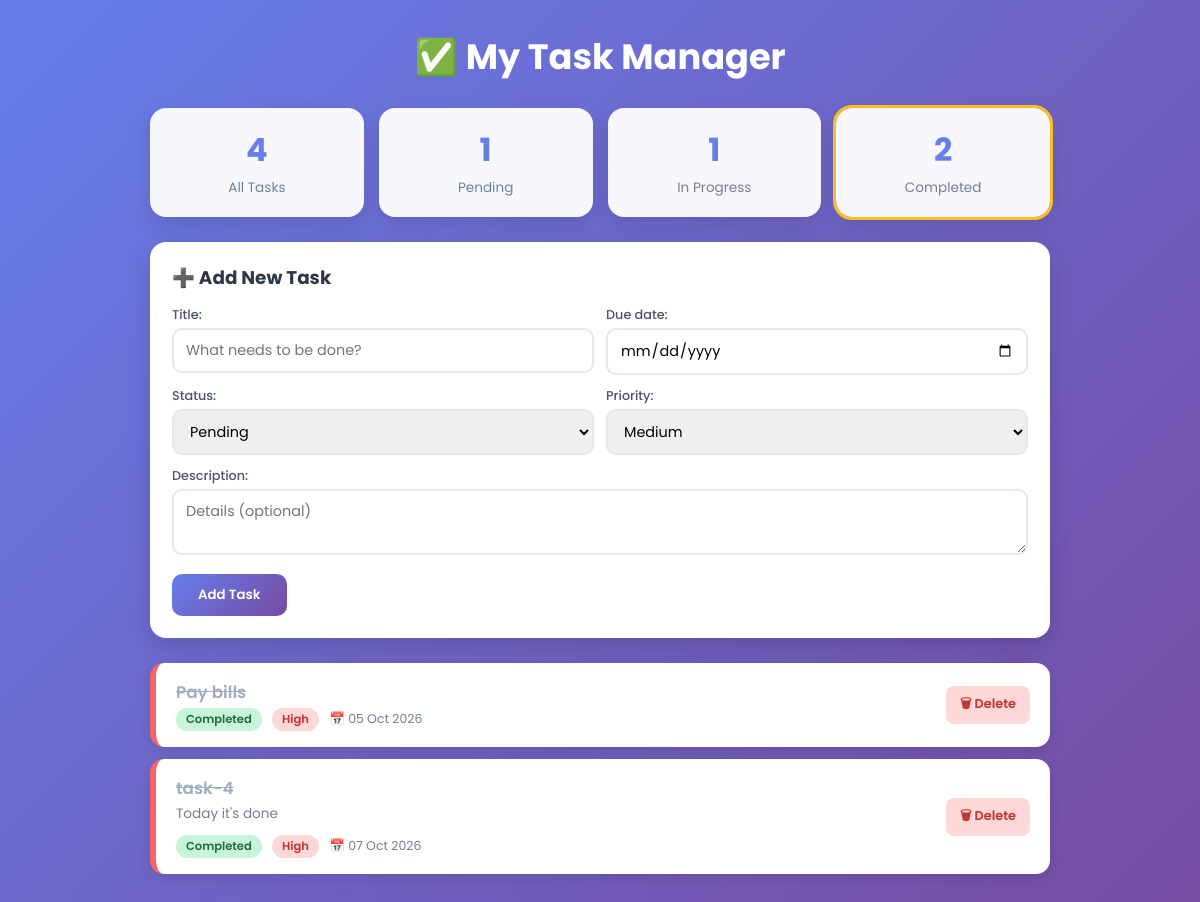
Screenshot of /?status=completed with the database file from the repository.
### tasks/models.py (models this page shows, shortened)
class Task(models.Model):
    STATUS_CHOICES = [
        ('pending', 'Pending'),
        ('in_progress', 'In Progress'),
        ('completed', 'Completed'),
    ]
    PRIORITY_CHOICES = [
        ('low', 'Low'),
        ('medium', 'Medium'),
        ('high', 'High'),
    ]
    title = models.CharField(max_length=200)
    description = models.TextField(blank=True)
    status = models.CharField(max_length=20, choices=STATUS_CHOICES, default='pending')
    priority = models.CharField(max_length=10, choices=PRIORITY_CHOICES, default='medium')
    due_date = models.DateField()
    class Meta:
        ordering = ['due_date']

### tasks/views.py (the view)
# urls.py: path('', views.task_list, name='task_list'),
def task_list(request):
    if request.method == 'POST':
        form = TaskForm(request.POST)
        if form.is_valid():
            form.save()
            return redirect('task_list')
    else:
        form = TaskForm()
    status = request.GET.get('status')
    tasks = Task.objects.all()
    if status:
        tasks = tasks.filter(status=status)
    context = {
        'form': form,
        'tasks': tasks,
        'today': timezone.localdate(),
        'active_filter': status,
        'total': Task.objects.count(),
        'pending': Task.objects.filter(status='pending').count(),
        'in_progress': Task.objects.filter(status='in_progress').count(),
        'completed': Task.objects.filter(status='completed').count(),
    }
    return render(request, 'task_list.html', context)

### tasks/forms.py
class TaskForm(forms.ModelForm):
    class Meta:
        model = Task
        fields = ['title', 'description', 'status', 'priority', 'due_date']
        widgets = {
            'title': forms.TextInput(attrs={'placeholder': 'What needs to be done?'}),
            'description': forms.Textarea(attrs={'rows': 2, 'placeholder': 'Details (optional)'}),
            'due_date': forms.DateInput(attrs={'type': 'date'}),
        }

### templates/task_list.html (shortened to what this page needs)
<!DOCTYPE html>
<html lang="en">
<head>
</head>
<body>
<div class="container">
  <h1>✅ My Task Manager</h1>
  <div class="stats">
    <a href="{% url 'task_list' %}" class="stat {% if not active_filter %}active{% endif %}"><b>{{ total }}</b><span>All Tasks</span></a>
    <a href="?status=pending" class="stat {% if active_filter == 'pending' %}active{% endif %}"><b>{{ pending }}</b><span>Pending</span></a>
    <a href="?status=in_progress" class="stat {% if active_filter == 'in_progress' %}active{% endif %}"><b>{{ in_progress }}</b><span>In Progress</span></a>
    <a href="?status=completed" class="stat {% if active_filter == 'completed' %}active{% endif %}"><b>{{ completed }}</b><span>Completed</span></a>
  </div>
  <div class="card">
    <h2>➕ Add New Task</h2>
    <form method="post">
      <div class="row">
        <div>{{ form.title.label_tag }}{{ form.title }}</div>
        <div>{{ form.due_date.label_tag }}{{ form.due_date }}</div>
      </div>
      <div class="row">
        <div>{{ form.status.label_tag }}{{ form.status }}</div>
        <div>{{ form.priority.label_tag }}{{ form.priority }}</div>
      </div>
      <div style="margin-bottom:12px">{{ form.description.label_tag }}{{ form.description }}</div>
      <button class="btn" type="submit">Add Task</button>
    </form>
  </div>
  {% for task in tasks %}
  <div class="task {{ task.priority }} {{ task.status }}">
    <div>
      <div class="title">{{ task.title }}</div>
      {% if task.description %}<div class="desc">{{ task.description }}</div>{% endif %}
      <span class="badge s-{{ task.status }}">{{ task.get_status_display }}</span>
      <span class="badge p-{{ task.priority }}">{{ task.get_priority_display }}</span>
      <span class="due {% if task.due_date < today and task.status != 'completed' %}overdue{% endif %}">
        📅 {{ task.due_date|date:"d M Y" }}{% if task.due_date < today and task.status != 'completed' %} (Overdue){% endif %}
      </span>
    </div>
    <div class="actions">
      <form method="post" action="{% url 'task_delete' task.pk %}" onsubmit="return confirm('Delete this task?')">
        <button class="del" type="submit">🗑 Delete</button>
      </form>
    </div>
  </div>
  {% empty %}
    <div class="empty">No tasks here yet. Add your first one above! 🎉</div>
  {% endfor %}
</div>
</body>
</html>

### templates/task_list.html (style rules this page uses)
* { box-sizing: border-box; margin: 0; padding: 0; }
body { font-family: 'Poppins', sans-serif; background: linear-gradient(135deg, #667eea 0%, #764ba2 100%); min-height: 100vh; padding: 30px 15px; color: #2d3748; }
.container { max-width: 900px; margin: auto; }
h1 { color: #fff; text-align: center; font-size: 2.2rem; margin-bottom: 25px; }
.stats { display: grid; grid-template-columns: repeat(auto-fit, minmax(150px, 1fr)); gap: 15px; margin-bottom: 25px; }
.stat { background: rgba(255,255,255,.95); border-radius: 16px; padding: 18px; text-align: center; box-shadow: 0 8px 20px rgba(0,0,0,.12); text-decoration: none; color: inherit; transition: transform .2s; }
.stat.active { outline: 3px solid #fbbf24; }
.stat b { display: block; font-size: 2rem; color: #667eea; }
.stat span { font-size: .85rem; color: #718096; }
.card { background: #fff; border-radius: 16px; padding: 22px; margin-bottom: 25px; box-shadow: 0 8px 25px rgba(0,0,0,.15); }
.card h2 { font-size: 1.15rem; margin-bottom: 15px; }
form .row { display: grid; grid-template-columns: repeat(auto-fit, minmax(180px, 1fr)); gap: 12px; margin-bottom: 12px; }
label { display: block; font-size: .8rem; font-weight: 500; margin-bottom: 4px; color: #4a5568; }
input, select, textarea { width: 100%; padding: 10px 12px; border: 2px solid #e2e8f0; border-radius: 10px; font-family: inherit; font-size: .9rem; transition: border .2s; }
.btn { background: linear-gradient(135deg, #667eea, #764ba2); color: #fff; border: none; padding: 11px 26px; border-radius: 10px; font-weight: 600; cursor: pointer; font-family: inherit; transition: opacity .2s; }
.task { display: flex; justify-content: space-between; align-items: center; gap: 15px; background: #fff; border-radius: 14px; padding: 16px 20px; margin-bottom: 12px; border-left: 6px solid #cbd5e0; box-shadow: 0 4px 14px rgba(0,0,0,.1); flex-wrap: wrap; }
.task.high { border-left-color: #f56565; }
.task.completed .title { text-decoration: line-through; color: #a0aec0; }
.title { font-weight: 600; font-size: 1.05rem; }
.desc { font-size: .85rem; color: #718096; margin: 3px 0 8px; }
.badge { display: inline-block; font-size: .72rem; padding: 3px 10px; border-radius: 20px; font-weight: 600; margin-right: 6px; }
.s-completed { background: #c6f6d5; color: #276749; }
.p-high { background: #fed7d7; color: #c53030; }
.due { font-size: .78rem; color: #718096; }
.actions { display: flex; gap: 8px; }
.actions a, .actions button { border: none; border-radius: 8px; padding: 8px 14px; font-size: .8rem; font-weight: 600; cursor: pointer; text-decoration: none; font-family: inherit; }
.del { background: #fed7d7; color: #c53030; }

### rows the page displays
Task: title "Pay bills", status "Completed", priority "High", due_date "05 Oct 2026"
Task: title "task-4", description "Today it's done", status "Completed", priority "High", due_date "07 Oct 2026"

### other values shown
{{ total }} "4"
{{ pending }} "1"
{{ in_progress }} "1"
{{ completed }} "2"
